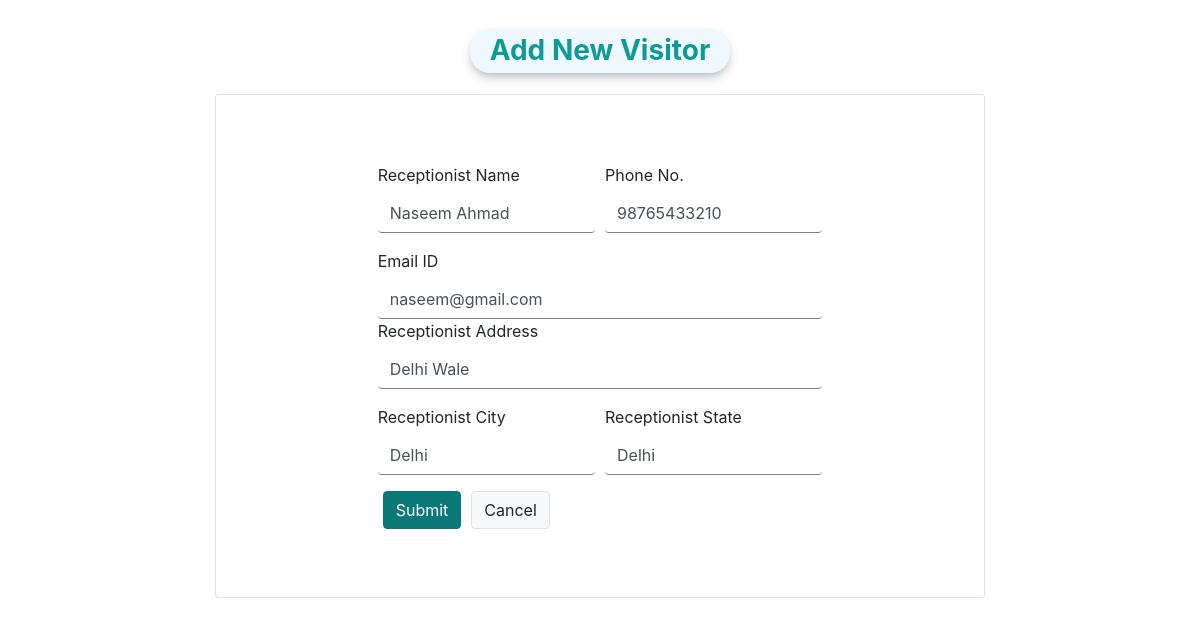
Page /update-recep/2/ (signed in) on the committed database.
### mainApp/models.py (models this page shows, shortened)
class Receptionist(models.Model):
    name = models.CharField(max_length=20)
    phone = models.CharField(max_length=15)
    email = models.EmailField(max_length=100)
    address = models.CharField(max_length=150, default='')
    city = models.CharField(max_length=150, default='')
    state = models.CharField(max_length=150, default='')
    password = models.CharField(max_length=50, default='12345')
    date_of_creation = models.DateField(null=True, blank=True)
    createdBy = models.CharField(max_length=50, null=True, blank=True)
    last_updated = models.CharField(max_length=50, blank=True, null=True)
    who_updated = models.CharField(max_length=50, null=True, blank=True)

### mainApp/views.py (the view, shortened to what this page needs)
# urls.py: path('update-recep/<int:id>/', views.updateRecepPage),
@login_required(login_url="/login/")
def updateRecepPage(request, id):
    data = Receptionist.objects.get(id=id)
    return render(request, 'update-recep.html', {'recep':data})

### mainApp/templates/update-recep.html (shortened to what this page needs)
{% load static %}
<!DOCTYPE html>
<html lang="en">
<head>
  <link rel="stylesheet" href="https://stackpath.bootstrapcdn.com/bootstrap/4.5.2/css/bootstrap.min.css">
  <link rel="stylesheet" href="https://cdnjs.cloudflare.com/ajax/libs/font-awesome/6.4.2/css/all.min.css"
 />
  <link rel="stylesheet" href="{% static 'css/style.css' %}">
</head>
<body>
  <div id="main-wrapper" class="container mx-auto col-lg-12 col-md-10 col-sm-10">
    <div class="mt-4 mb-3 d-flex justify-content-start">
      <h4 class="h3 font-weight-bold txt-theme mx-auto">Add New Visitor</h4>
    </div>
    <div class="row">
      <div class="col-lg-8 mx-auto">
        <div class="card ">
          <div class="card-body p-0 m-1 py-5">
            <div class="d-flex justify-content-center ">
              <div class="col-lg-8">
                <div class="p-3">
                  <form action="/update-recep/{{recep.id}}" method="post">
                    <div class="form-row">
                      <div class="form-group col-md-6">
                        <label class="">Receptionist Name</label>
                        <input type="text" name="name" class="form-control receptionist-form-control" value="{{recep.name}}" required>
                      </div>
                      <div class="col-md-6">
                        <label class="">Phone No.</label>
                        <input type="tel" name="phone" value="{{recep.phone}}" class="form-control receptionist-form-control" required>
                      </div>
                    </div>
                    <div class="form-row">
                      <div class="col-md-12">
                        <label class="">Email ID</label>
                        <input type="email" name="email" value="{{recep.email}}" class="form-control receptionist-form-control" required>
                      </div>
                      <div class="form-group col-12">
                        <label>Receptionist Address</label>
                        <input type="text" name="address" value="{{recep.address}}" class="form-control receptionist-form-control" required>
                      </div>
                      <div class="form-group col-md-6">
                        <label>Receptionist City</label>
                        <input type="text" name="city" value="{{recep.city}}" class="form-control receptionist-form-control" required>
                      </div>
                      <div class="form-group col-6">
                        <label>Receptionist State</label>
                        <input type="text" name="state" value="{{recep.state}}" class="form-control receptionist-form-control" required>
                      </div>
                      <button type="submit" class="btn btn-theme">Submit</button>
                      <button type="reset" class="btn btn-light border">Cancel</button>
                  </form>
                </div>
              </div>
            </div>
          </div>
        </div>
      </div>
    </div>
  </div>
</body>
</html>

### static/css/style.css (style rules this page uses)
* { margin: 0; padding: 0; box-sizing: border-box; }
body { overflow: hidden; overflow-y: auto; }
.form-control { box-shadow: none; }
.btn-theme { background-color: rgb(12, 121, 121); border-color: rgb(12, 121, 121); color: #fff; }
.receptionist-form-control { box-shadow: none; outline: none; border-bottom: 1px solid grey; border-top: none; border-left: none; border-right: none; }
.txt-theme { color: rgb(16, 153, 153) !important; box-shadow: rgba(50, 50, 93, 0.25) 0px 6px 12px -2px, rgba(40, 105, 143, 0.3) 0px 3px 7px -3px; background-color: aliceblue; padding: 5px 20px; margin: 5px; border-radius: 20px; word-wrap: normal; text-wrap: nowrap; }

### rows in the picture
Receptionist: name "Naseem Ahmad", phone "98765433210", email "naseem@gmail.com", address "Delhi Wale", city "Delhi", state "Delhi"
